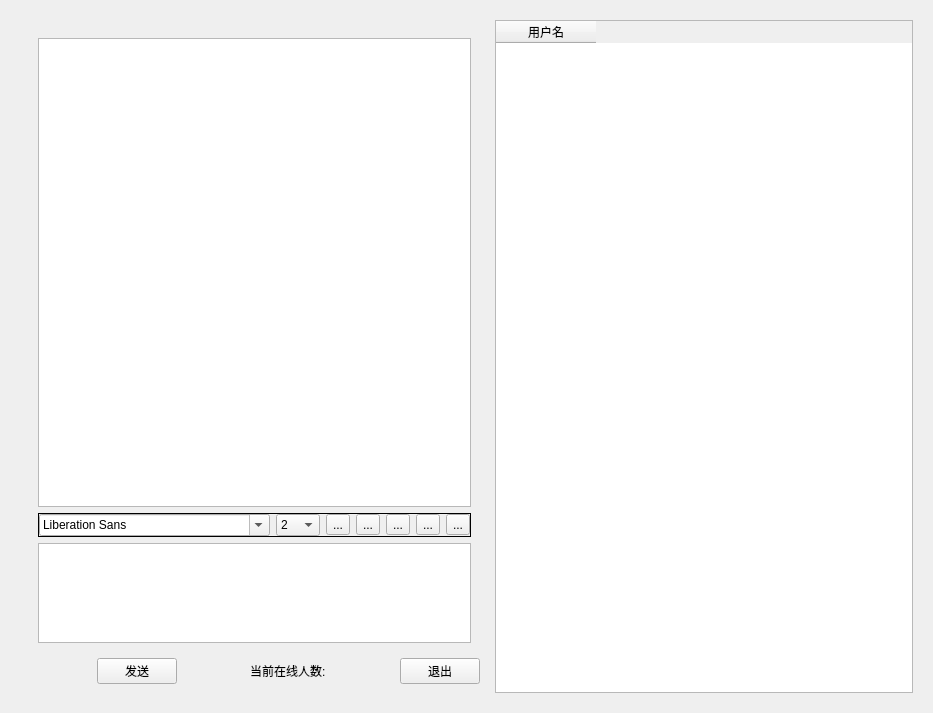
<?xml version="1.0" encoding="UTF-8"?>
<ui version="4.0">
 <class>Widget</class>
 <widget class="QWidget" name="Widget">
  <property name="geometry">
   <rect>
    <x>0</x>
    <y>0</y>
    <width>933</width>
    <height>713</height>
   </rect>
  </property>
  <property name="windowTitle">
   <string>Widget</string>
  </property>
  <layout class="QHBoxLayout" name="horizontalLayout_5">
   <item>
    <widget class="QWidget" name="widget_6" native="true">
     <layout class="QHBoxLayout" name="horizontalLayout_4">
      <item>
       <widget class="QWidget" name="widget_4" native="true">
        <layout class="QVBoxLayout" name="verticalLayout_3">
         <item>
          <widget class="QWidget" name="widget_3" native="true">
           <layout class="QVBoxLayout" name="verticalLayout_2">
            <item>
             <widget class="QWidget" name="widget" native="true">
              <layout class="QVBoxLayout" name="verticalLayout">
               <property name="leftMargin">
                <number>0</number>
               </property>
               <property name="topMargin">
                <number>0</number>
               </property>
               <property name="rightMargin">
                <number>0</number>
               </property>
               <property name="bottomMargin">
                <number>0</number>
               </property>
               <item>
                <widget class="QTextBrowser" name="textBrowser"/>
               </item>
               <item>
                <widget class="QFrame" name="frame">
                 <property name="frameShape">
                  <enum>QFrame::Box</enum>
                 </property>
                 <layout class="QHBoxLayout" name="horizontalLayout">
                  <property name="leftMargin">
                   <number>0</number>
                  </property>
                  <property name="topMargin">
                   <number>0</number>
                  </property>
                  <property name="rightMargin">
                   <number>0</number>
                  </property>
                  <property name="bottomMargin">
                   <number>0</number>
                  </property>
                  <item>
                   <widget class="QFontComboBox" name="fontComboBox"/>
                  </item>
                  <item>
                   <widget class="QComboBox" name="sizeBox">
                    <item>
                     <property name="text">
                      <string>2</string>
                     </property>
                    </item>
                    <item>
                     <property name="text">
                      <string>3</string>
                     </property>
                    </item>
                    <item>
                     <property name="text">
                      <string>4</string>
                     </property>
                    </item>
                    <item>
                     <property name="text">
                      <string>5</string>
                     </property>
                    </item>
                    <item>
                     <property name="text">
                      <string>6</string>
                     </property>
                    </item>
                    <item>
                     <property name="text">
                      <string>7</string>
                     </property>
                    </item>
                    <item>
                     <property name="text">
                      <string>8</string>
                     </property>
                    </item>
                    <item>
                     <property name="text">
                      <string>9</string>
                     </property>
                    </item>
                    <item>
                     <property name="text">
                      <string>10</string>
                     </property>
                    </item>
                    <item>
                     <property name="text">
                      <string>11</string>
                     </property>
                    </item>
                    <item>
                     <property name="text">
                      <string>12</string>
                     </property>
                    </item>
                   </widget>
                  </item>
                  <item>
                   <widget class="QToolButton" name="Boldtool">
                    <property name="toolTip">
                     <string>加粗</string>
                    </property>
                    <property name="text">
                     <string>...</string>
                    </property>
                    <property name="icon">
                     <iconset resource="images.qrc">
                      <normaloff>:/images/bold.png</normaloff>:/images/bold.png</iconset>
                    </property>
                    <property name="checkable">
                     <bool>true</bool>
                    </property>
                   </widget>
                  </item>
                  <item>
                   <widget class="QToolButton" name="Slanttool">
                    <property name="toolTip">
                     <string>倾斜</string>
                    </property>
                    <property name="text">
                     <string>...</string>
                    </property>
                    <property name="icon">
                     <iconset resource="images.qrc">
                      <normaloff>:/images/italic.png</normaloff>:/images/italic.png</iconset>
                    </property>
                    <property name="checkable">
                     <bool>true</bool>
                    </property>
                   </widget>
                  </item>
                  <item>
                   <widget class="QToolButton" name="Unlinetool">
                    <property name="toolTip">
                     <string>下划线</string>
                    </property>
                    <property name="text">
                     <string>...</string>
                    </property>
                    <property name="icon">
                     <iconset resource="images.qrc">
                      <normaloff>:/images/under.png</normaloff>:/images/under.png</iconset>
                    </property>
                    <property name="checkable">
                     <bool>true</bool>
                    </property>
                   </widget>
                  </item>
                  <item>
                   <widget class="QToolButton" name="Colortool">
                    <property name="toolTip">
                     <string>颜色</string>
                    </property>
                    <property name="text">
                     <string>...</string>
                    </property>
                    <property name="icon">
                     <iconset resource="images.qrc">
                      <normaloff>:/images/color.png</normaloff>:/images/color.png</iconset>
                    </property>
                   </widget>
                  </item>
                  <item>
                   <widget class="QToolButton" name="Cleantool">
                    <property name="toolTip">
                     <string>清空</string>
                    </property>
                    <property name="text">
                     <string>...</string>
                    </property>
                    <property name="icon">
                     <iconset resource="images.qrc">
                      <normaloff>:/images/clear.png</normaloff>:/images/clear.png</iconset>
                    </property>
                   </widget>
                  </item>
                 </layout>
                </widget>
               </item>
              </layout>
             </widget>
            </item>
            <item>
             <widget class="QTextEdit" name="MsgEdit">
              <property name="maximumSize">
               <size>
                <width>16777215</width>
                <height>100</height>
               </size>
              </property>
             </widget>
            </item>
           </layout>
          </widget>
         </item>
         <item>
          <widget class="QWidget" name="widget_2" native="true">
           <layout class="QHBoxLayout" name="horizontalLayout_2">
            <property name="leftMargin">
             <number>0</number>
            </property>
            <property name="topMargin">
             <number>0</number>
            </property>
            <property name="rightMargin">
             <number>0</number>
            </property>
            <property name="bottomMargin">
             <number>0</number>
            </property>
            <item>
             <spacer name="horizontalSpacer_3">
              <property name="orientation">
               <enum>Qt::Horizontal</enum>
              </property>
              <property name="sizeHint" stdset="0">
               <size>
                <width>40</width>
                <height>20</height>
               </size>
              </property>
             </spacer>
            </item>
            <item>
             <widget class="QPushButton" name="m_sendBtn">
              <property name="text">
               <string>发送</string>
              </property>
             </widget>
            </item>
            <item>
             <spacer name="horizontalSpacer">
              <property name="orientation">
               <enum>Qt::Horizontal</enum>
              </property>
              <property name="sizeHint" stdset="0">
               <size>
                <width>40</width>
                <height>20</height>
               </size>
              </property>
             </spacer>
            </item>
            <item>
             <widget class="QLabel" name="userlabel">
              <property name="text">
               <string>当前在线人数:</string>
              </property>
             </widget>
            </item>
            <item>
             <spacer name="horizontalSpacer_2">
              <property name="orientation">
               <enum>Qt::Horizontal</enum>
              </property>
              <property name="sizeHint" stdset="0">
               <size>
                <width>40</width>
                <height>20</height>
               </size>
              </property>
             </spacer>
            </item>
            <item>
             <widget class="QPushButton" name="m_exitBtn">
              <property name="text">
               <string>退出</string>
              </property>
             </widget>
            </item>
           </layout>
          </widget>
         </item>
        </layout>
       </widget>
      </item>
      <item>
       <widget class="QWidget" name="widget_5" native="true">
        <layout class="QHBoxLayout" name="horizontalLayout_3">
         <property name="leftMargin">
          <number>0</number>
         </property>
         <property name="topMargin">
          <number>0</number>
         </property>
         <property name="rightMargin">
          <number>0</number>
         </property>
         <property name="bottomMargin">
          <number>0</number>
         </property>
         <item>
          <widget class="QTableWidget" name="tableWidget">
           <column>
            <property name="text">
             <string>用户名</string>
            </property>
           </column>
          </widget>
         </item>
        </layout>
       </widget>
      </item>
     </layout>
    </widget>
   </item>
  </layout>
 </widget>
 <resources>
  <include location="images.qrc"/>
 </resources>
 <connections/>
</ui>
